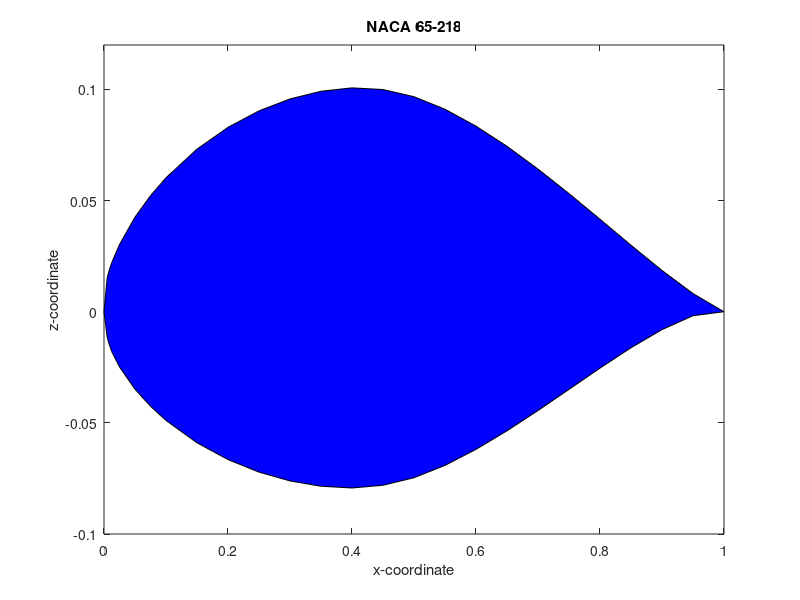

Source code (MATLAB):
%%%%%%%%%%%%%%%%%%%%%%%%%%%%%%%
%%% AERODYNAMICS LABORATORY %%%
%%%%%%%%%%%%%%%%%%%%%%%%%%%%%%%

clear; clc; %Clearing workspace and screen

%% LOADING AIRCRAFT VARIABLES
data = load('naca_aviocarro.dat'); %Loading the airfoil from the Aviocarro
x = data(:, 1); %X Coordinate
y = data(:, 2); %Y Coorfinate

aircraft.weight = 8000; %[kg]
aircraft.cruise = 300; %[km/h]



wing.rootChord = 2.6; %[m]
wing.aspectRatio = 10; %[AR]
wing.surface = 41.0; %[m^2]
wing.span = 20.27; %[m^2]
wing.name = 'NACA 65-218'; %Name of the airfoil


%% ALL PLOTS BELOW THIS LINE

figure() %Plotting the airfoil
fill(x, y, 'b')
title('NACA 65-218')
xlabel('x-coordinate')
ylabel('z-coordinate')
xlim([0 1]);
ylim([-0.1 0.12])
width=750;
height=200;
set(gcf,'units','points','position',[100, 100, width, height])


